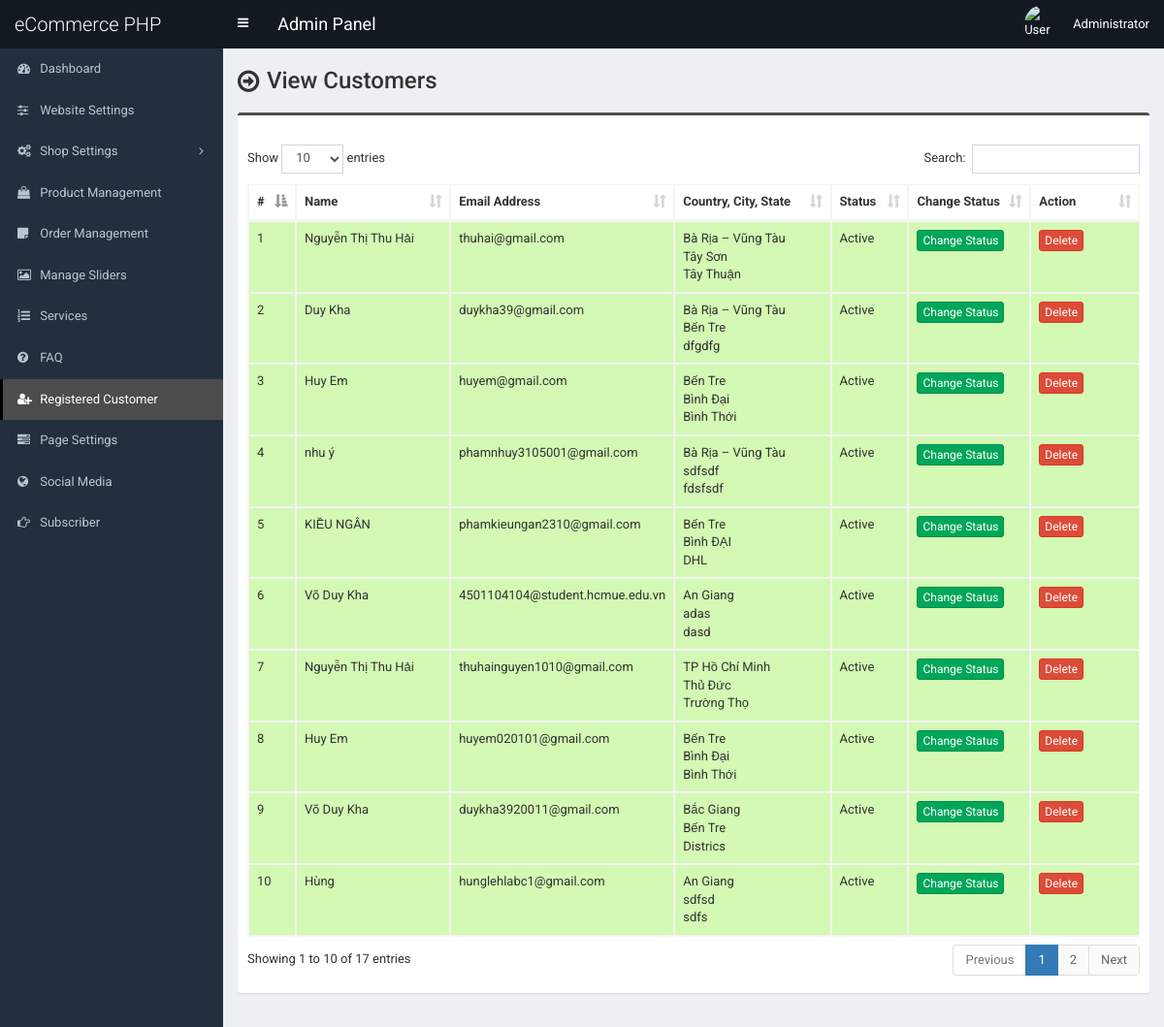
Screenshot of /admin/customer.php (signed in) with the database file from the repository.
### tables this page shows
CREATE TABLE `tbl_customer` (
  `cust_id` int(11) NOT NULL,
  `cust_name` varchar(100) NOT NULL,
  `cust_cname` varchar(100) NOT NULL,
  `cust_email` varchar(100) NOT NULL,
  `cust_phone` varchar(50) NOT NULL,
  `cust_country` int(11) NOT NULL,
  `cust_address` text NOT NULL,
  `cust_city` varchar(100) NOT NULL,
  `cust_state` varchar(100) NOT NULL,
  `cust_zip` varchar(30) NOT NULL,
  `cust_b_name` varchar(100) NOT NULL,
  `cust_b_cname` varchar(100) NOT NULL,
  `cust_b_phone` varchar(50) NOT NULL,
  `cust_b_country` int(11) NOT NULL,
  `cust_b_address` text NOT NULL,
  `cust_b_city` varchar(100) NOT NULL,
  `cust_b_state` varchar(100) NOT NULL,
  `cust_b_zip` varchar(30) NOT NULL,
  `cust_s_name` varchar(100) NOT NULL,
  `cust_s_cname` varchar(100) NOT NULL,
  `cust_s_phone` varchar(50) NOT NULL,
  `cust_s_country` int(11) NOT NULL,
  `cust_s_address` text NOT NULL,
  `cust_s_city` varchar(100) NOT NULL,
  `cust_s_state` varchar(100) NOT NULL,
  `cust_s_zip` varchar(30) NOT NULL,
  `cust_password` varchar(100) NOT NULL,
  `cust_token` varchar(255) NOT NULL,
  `cust_datetime` varchar(100) NOT NULL,
  `cust_timestamp` varchar(100) NOT NULL,
  `cust_status` int(1) NOT NULL
);

CREATE TABLE `tbl_country` (
  `country_id` int(11) NOT NULL,
  `country_name` varchar(100) NOT NULL DEFAULT ''
);

### admin/customer.php (the view, shortened to what this page needs)
<?php require_once('header.php'); ?>
<section class="content-header">
	<div class="content-header-left">
		<h1>View Customers</h1>
	</div>
</section>
<section class="content">
	<div class="row">
		<div class="col-md-12">
			<div class="box box-info">
				<div class="box-body table-responsive">
					<table id="example1" class="table table-bordered table-hover table-striped">
						<thead>
							<tr>
								<th width="10">#</th>
								<th width="180">Name</th>
								<th width="150">Email Address</th>
								<th width="180">Country, City, State</th>
								<th>Status</th>
								<th width="100">Change Status</th>
								<th width="100">Action</th>
							</tr>
						</thead>
						<tbody>
							<?php
							$i=0;
							$statement = $pdo->prepare("SELECT *
														FROM tbl_customer t1
														JOIN tbl_country t2
														ON t1.cust_country = t2.country_id
													");
							$statement->execute();
							$result = $statement->fetchAll(PDO::FETCH_ASSOC);
							foreach ($result as $row) {
								$i++;
								?>
								<tr class="<?php if($row['cust_status']==1) {echo 'bg-g';}else {echo 'bg-r';} ?>">
									<td><?php echo $i; ?></td>
									<td><?php echo $row['cust_name']; ?></td>
									<td><?php echo $row['cust_email']; ?></td>
									<td>
										<?php echo $row['country_name']; ?><br>
										<?php echo $row['cust_city']; ?><br>
										<?php echo $row['cust_state']; ?>
									</td>
									<td><?php if($row['cust_status']==1) {echo 'Active';} else {echo 'Inactive';} ?></td>
									<td>
										<a href="customer-change-status.php?id=<?php echo $row['cust_id']; ?>" class="btn btn-success btn-xs">Change Status</a>
									</td>
									<td>
										<a href="#" class="btn btn-danger btn-xs" data-href="customer-delete.php?id=<?php echo $row['cust_id']; ?>" data-toggle="modal" data-target="#confirm-delete">Delete</a>
									</td>
								</tr>
								<?php
							}
							?>
						</tbody>
					</table>
				</div>
			</div>
		</div>
	</div>
</section>
<?php require_once('footer.php'); ?>

### admin/style.css (style rules this page uses)
body { font-size: 13px; font-family: "Roboto", sans-serif; }
.content-header > h1, .content-header .content-header-left h1 { font-family: "Roboto", sans-serif; }
.box-info { padding-top: 20px; }
.content-header { overflow: hidden; }
.content-header .content-header-left { float: left; padding-top: 5px; }
.content-header .content-header-left h1 { margin-top: 0; margin-bottom: 0; padding-left: 30px; padding-bottom: 5px; font-size: 24px; position: relative; }
.content-header .content-header-left h1:before { position: absolute; top: 0; left: 0; font-family: "FontAwesome", sans-serif; font-size: 26px; content: "\f18e"; }
.box.box-info { border-top-color: #4c4c4c; }
.bg-g { background: #d3f9b4 !important; }

### rows the page displays
tbl_customer: cust_name "Nguyễn Thị Thu Hải", cust_email "thuhai@gmail.com", tbl_country.country_name "Bà Rịa – Vũng Tàu", cust_city "Tây Sơn", cust_state "Tây Thuận", cust_status "Active"
tbl_customer: cust_name "Duy Kha", cust_email "duykha39@gmail.com", tbl_country.country_name "Bà Rịa – Vũng Tàu", cust_city "Bến Tre", cust_state "dfgdfg", cust_status "Active"
tbl_customer: cust_name "Huy Em", cust_email "huyem@gmail.com", tbl_country.country_name "Bến Tre", cust_city "Bình Đại", cust_state "Bình Thới", cust_status "Active"
tbl_customer: cust_name "nhu ý", cust_email "phamnhuy3105001@gmail.com", tbl_country.country_name "Bà Rịa – Vũng Tàu", cust_city "sdfsdf", cust_state "fdsfsdf", cust_status "Active"
tbl_customer: cust_name "KIỀU NGÂN", cust_email "phamkieungan2310@gmail.com", tbl_country.country_name "Bến Tre", cust_city "Bình ĐẠI", cust_state "DHL", cust_status "Active"
tbl_customer: cust_name "Võ Duy Kha", cust_email "4501104104@student.hcmue.edu.vn", tbl_country.country_name "An Giang", cust_city "adas", cust_state "dasd", cust_status "Active"
tbl_customer: cust_name "Nguyễn Thị Thu Hải", cust_email "thuhainguyen1010@gmail.com", tbl_country.country_name "TP Hồ Chí Minh", cust_city "Thủ Đức", cust_state "Trường Thọ", cust_status "Active"
tbl_customer: cust_name "Huy Em", cust_email "huyem020101@gmail.com", tbl_country.country_name "Bến Tre", cust_city "Bình Đại", cust_state "Bình Thới", cust_status "Active"
tbl_customer: cust_name "Võ Duy Kha", cust_email "duykha3920011@gmail.com", tbl_country.country_name "Bắc Giang", cust_city "Bến Tre", cust_state "Districs", cust_status "Active"
tbl_customer: cust_name "Hùng", cust_email "hunglehlabc1@gmail.com", tbl_country.country_name "An Giang", cust_city "sdfsd", cust_state "sdfs", cust_status "Active"

### other values shown
$_SESSION['user']['full_name'] "Administrator"
